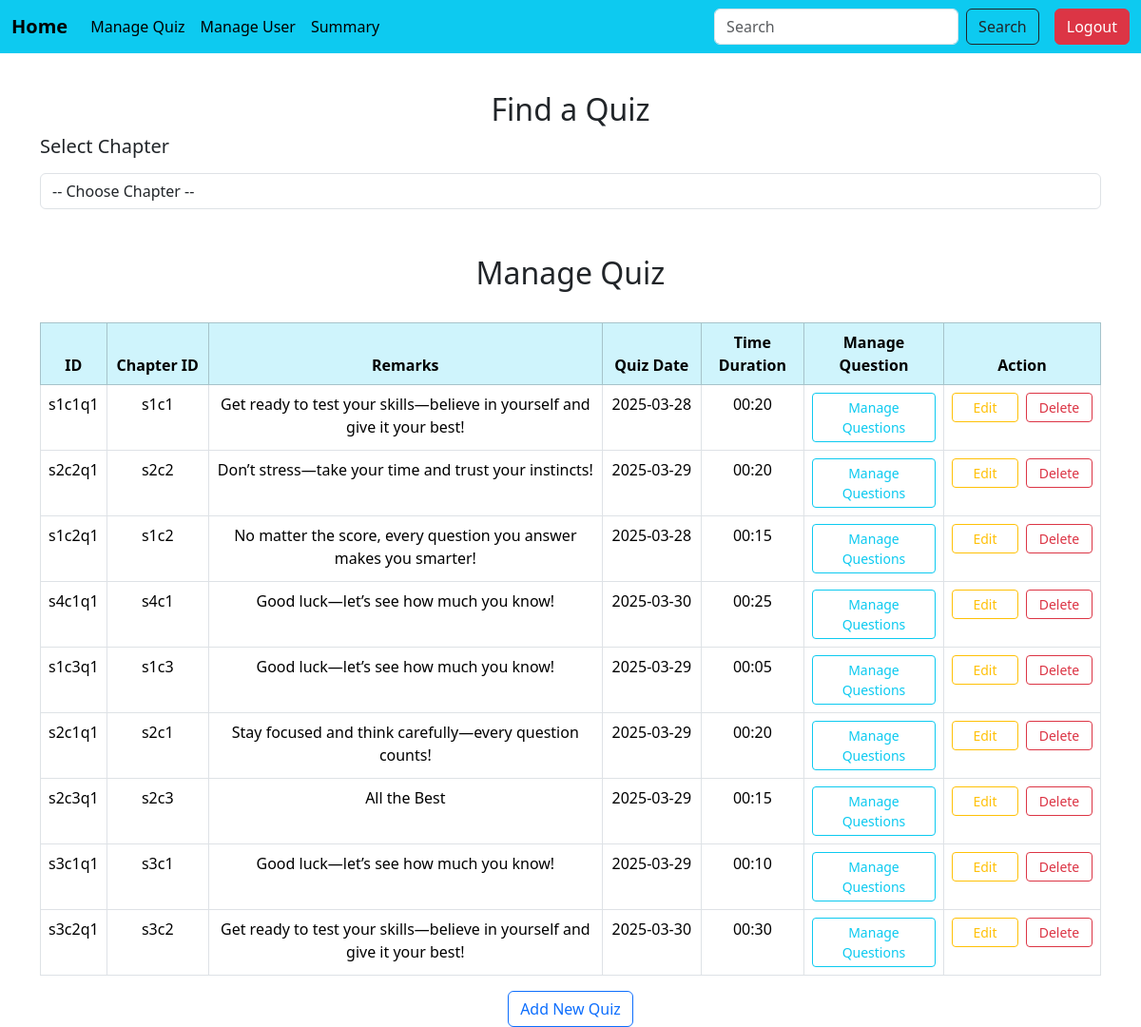
The app's page /manage_quiz, older data.
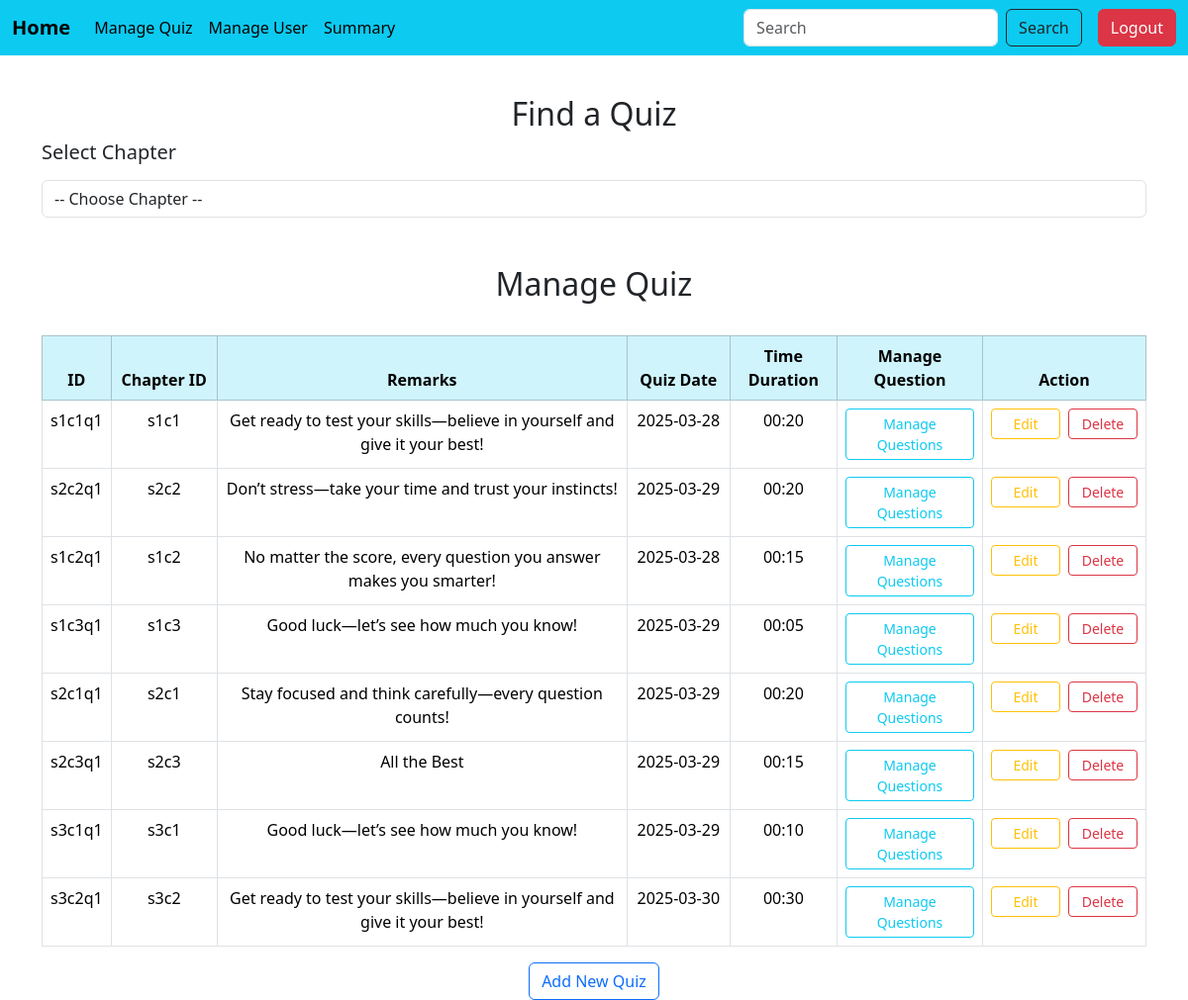
The same page, newer data.
### models.py (models this page shows)
class Quiz(db.Model):
    __tablename__='quiz'
    id=db.Column(db.String(50),primary_key=True)
    chapter_id=db.Column(db.String(100),db.ForeignKey('chapter.id'),nullable=False)
    remarks=db.Column(db.String(100),nullable=False)
    quiz_date=db.Column(db.Date,nullable=False)
    time_dur=db.Column(db.String(5),nullable=False)
    chapter=db.relationship('Chapter',backref=db.backref('quizzes',cascade="all,delete-orphan"))

### app.py (the view)
@app.route('/manage_quiz',methods=['GET','POST'])
def manage_quiz():
    quiz =Quiz.query.all()
    chapters =Chapter.query.all()
    selected_chapter_id=request.form.get('chapter')
    quizzes= Quiz.query.filter(Quiz.chapter_id==selected_chapter_id ).all() if selected_chapter_id else []
    return render_template("manage_quiz.html",quiz=quiz,chapters=chapters,quizzes=quizzes,selected_chapter_id=selected_chapter_id)

### templates/manage_quiz.html (shortened to what this page needs)
{% include 'admin_sidebar.html'%}
{% block content %}
<div class="container mt-5 pt-5" >
  <h2 class="text-center ">Find a Quiz</h2>
    <form method="POST">
        <div class="mb-3">
            <label for="chapter" class="form-label"><h5>Select Chapter</h5></label>
            <select name="chapter" id="chapter" class="form-control" onchange="this.form.submit()">
                <option value="">-- Choose Chapter --</option>
            </select>
        </div>
    </form>
<div class="mt-5">
  <h2 class="text-center ">Manage Quiz</h2>
  <br>
  <div class="table-responsive">
  <table class="table table-hover table-bordered">
      <thead class="table-info text-center">
        <tr>
            <th style="width:5%">ID</th>
            <th style="width:10%">Chapter ID</th>
            <th style="width:42%">Remarks</th>
            <th style="width:10%">Quiz Date</th>
            <th style="width:10%">Time Duration</th>
            <th style="width:13%">Manage Question</th>
            <th style="width:10%">Action</th>
        </tr>
      </thead>
      <tbody class="text-center">
        {%for quiz in quiz%}
        <tr>
          <td>{{quiz.id}}</td>
          <td>{{quiz.chapter_id}}</td>
          <td>{{quiz.remarks}}</td>
          <td>{{quiz.quiz_date}}</td>
          <td>{{quiz.time_dur}}</td>
            <td><a href="{{url_for('manage_question',quiz_id=quiz.id)}}"class="btn btn-outline-info btn-sm w-100" style="min-width: 130px;">Manage Questions</a></td>
            <td>
              <div class="d-flex justify-content-center align-items-center gap-2">
            <a href="{{url_for('edit_quiz',quiz_id=quiz.id)}}"class="btn btn-outline-warning btn-sm " style="min-width: 70px;">Edit</a>
            <form action="{{url_for('delete_quiz',quiz_id=quiz.id)}}" method="post" style="margin:0;">
                <button class="btn btn-outline-danger btn-sm" type="submit" style="min-width: 70px;">Delete</button>
            </form>
          </div>
            </td>
        </tr>
        {%endfor%}
      </tbody>
    </table>
  </div>
</div>
<div class="row justify-content-center">
  <div class="col-md-10 text-center">
    <a href="{{url_for('add_quiz')}}" class="btn btn-outline-primary">Add New Quiz</a>
  </div>
</div>
</div>
{% endblock %}

Row changes from the older to the newer data that the page shows:
removed Quiz: id "s4c1q1", chapter_id "s4c1", remarks "Good luck—let’s see how much you know!", quiz_date "2025-03-30", time_dur "00:25"
